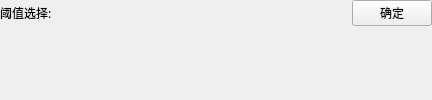
<?xml version="1.0" encoding="UTF-8"?>
<ui version="4.0">
 <class>JDCEPlan</class>
 <widget class="qMRMLWidget" name="JDCEPlan">
  <property name="geometry">
   <rect>
    <x>0</x>
    <y>0</y>
    <width>432</width>
    <height>100</height>
   </rect>
  </property>
  <property name="styleSheet">
   <string notr="true"/>
  </property>
  <layout class="QVBoxLayout" name="verticalLayout">
   <property name="leftMargin">
    <number>0</number>
   </property>
   <property name="topMargin">
    <number>0</number>
   </property>
   <property name="rightMargin">
    <number>0</number>
   </property>
   <property name="bottomMargin">
    <number>0</number>
   </property>
   <item>
    <widget class="QWidget" name="threshold_paras" native="true">
     <property name="minimumSize">
      <size>
       <width>0</width>
       <height>100</height>
      </size>
     </property>
     <layout class="QHBoxLayout" name="horizontalLayout_2">
      <property name="leftMargin">
       <number>0</number>
      </property>
      <property name="topMargin">
       <number>0</number>
      </property>
      <property name="rightMargin">
       <number>0</number>
      </property>
      <property name="bottomMargin">
       <number>0</number>
      </property>
      <item>
       <layout class="QVBoxLayout" name="threshold_layout" stretch="0,7">
        <item>
         <layout class="QHBoxLayout" name="horizontalLayout">
          <property name="spacing">
           <number>6</number>
          </property>
          <property name="sizeConstraint">
           <enum>QLayout::SetDefaultConstraint</enum>
          </property>
          <item>
           <widget class="QLabel" name="lblType_7">
            <property name="maximumSize">
             <size>
              <width>70</width>
              <height>16777215</height>
             </size>
            </property>
            <property name="font">
             <font>
              <family>Source Han Sans CN-Regular, Source Han Sans CN</family>
              <italic>false</italic>
              <bold>false</bold>
             </font>
            </property>
            <property name="text">
             <string>阈值选择:</string>
            </property>
           </widget>
          </item>
          <item>
           <spacer name="horizontalSpacer">
            <property name="orientation">
             <enum>Qt::Horizontal</enum>
            </property>
            <property name="sizeHint" stdset="0">
             <size>
              <width>121</width>
              <height>20</height>
             </size>
            </property>
           </spacer>
          </item>
          <item>
           <widget class="QPushButton" name="threshold_apply">
            <property name="styleSheet">
             <string notr="true"/>
            </property>
            <property name="text">
             <string>确定</string>
            </property>
           </widget>
          </item>
         </layout>
        </item>
        <item>
         <layout class="QHBoxLayout" name="aaa_2">
          <item>
           <widget class="ctkRangeWidget" name="thresholdSlider" native="true"/>
          </item>
         </layout>
        </item>
       </layout>
      </item>
     </layout>
    </widget>
   </item>
  </layout>
 </widget>
 <customwidgets>
  <customwidget>
   <class>qMRMLWidget</class>
   <extends>QWidget</extends>
   <header>qMRMLWidget.h</header>
   <container>1</container>
  </customwidget>
  <customwidget>
   <class>ctkRangeWidget</class>
   <extends>QWidget</extends>
   <header location="global">ctkrangewidget.h</header>
   <container>1</container>
  </customwidget>
 </customwidgets>
 <resources/>
 <connections/>
</ui>
